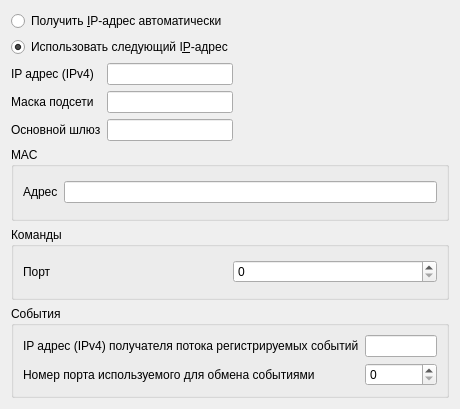
<?xml version="1.0" encoding="UTF-8"?>
<ui version="4.0">
 <class>PET_net_config_page</class>
 <widget class="QWidget" name="PET_net_config_page">
  <property name="geometry">
   <rect>
    <x>0</x>
    <y>0</y>
    <width>460</width>
    <height>409</height>
   </rect>
  </property>
  <property name="windowTitle">
   <string>Form</string>
  </property>
  <layout class="QVBoxLayout" name="verticalLayout">
   <item>
    <layout class="QHBoxLayout" name="horizontalLayout">
     <item>
      <layout class="QVBoxLayout" name="verticalLayout_3">
       <item>
        <widget class="QRadioButton" name="rb_dhcp">
         <property name="text">
          <string>Получить &amp;IP-адрес автоматически</string>
         </property>
        </widget>
       </item>
       <item>
        <widget class="QRadioButton" name="rb_handmade">
         <property name="text">
          <string>Использовать следующий I&amp;P-адрес</string>
         </property>
         <property name="checked">
          <bool>true</bool>
         </property>
        </widget>
       </item>
       <item>
        <layout class="QGridLayout" name="gridLayout_2">
         <item row="0" column="1">
          <widget class="QLineEdit" name="le_ip_addr"/>
         </item>
         <item row="1" column="1">
          <widget class="QLineEdit" name="le_netmask"/>
         </item>
         <item row="2" column="1">
          <widget class="QLineEdit" name="le_gateway"/>
         </item>
         <item row="0" column="0">
          <widget class="QLabel" name="label_2">
           <property name="text">
            <string>IP адрес (IPv4)</string>
           </property>
          </widget>
         </item>
         <item row="1" column="0">
          <widget class="QLabel" name="label_3">
           <property name="text">
            <string>Маска подсети</string>
           </property>
          </widget>
         </item>
         <item row="2" column="0">
          <widget class="QLabel" name="label_4">
           <property name="text">
            <string>Основной шлюз</string>
           </property>
          </widget>
         </item>
        </layout>
       </item>
      </layout>
     </item>
     <item>
      <spacer name="horizontalSpacer">
       <property name="orientation">
        <enum>Qt::Horizontal</enum>
       </property>
       <property name="sizeHint" stdset="0">
        <size>
         <width>40</width>
         <height>20</height>
        </size>
       </property>
      </spacer>
     </item>
    </layout>
   </item>
   <item>
    <widget class="QGroupBox" name="groupBox">
     <property name="title">
      <string>MAC</string>
     </property>
     <layout class="QVBoxLayout" name="verticalLayout_2">
      <item>
       <layout class="QHBoxLayout" name="horizontalLayout_2">
        <item>
         <widget class="QLabel" name="label_5">
          <property name="text">
           <string>Адрес</string>
          </property>
         </widget>
        </item>
        <item>
         <widget class="QLineEdit" name="le_mac_addr"/>
        </item>
       </layout>
      </item>
     </layout>
    </widget>
   </item>
   <item>
    <widget class="QGroupBox" name="groupBox_2">
     <property name="title">
      <string>Команды</string>
     </property>
     <layout class="QVBoxLayout" name="verticalLayout_4">
      <item>
       <layout class="QHBoxLayout" name="horizontalLayout_3">
        <item>
         <widget class="QLabel" name="label_6">
          <property name="text">
           <string>Порт</string>
          </property>
         </widget>
        </item>
        <item>
         <widget class="QSpinBox" name="sb_cmd_port"/>
        </item>
       </layout>
      </item>
     </layout>
    </widget>
   </item>
   <item>
    <widget class="QGroupBox" name="groupBox_3">
     <property name="title">
      <string>События</string>
     </property>
     <layout class="QVBoxLayout" name="verticalLayout_5">
      <item>
       <layout class="QGridLayout" name="gridLayout">
        <item row="2" column="1">
         <widget class="QSpinBox" name="sb_event_port"/>
        </item>
        <item row="2" column="0">
         <widget class="QLabel" name="label_7">
          <property name="text">
           <string>Номер порта используемого для обмена событиями</string>
          </property>
         </widget>
        </item>
        <item row="0" column="0">
         <widget class="QLabel" name="label_8">
          <property name="text">
           <string>IP адрес (IPv4) получателя потока регистрируемых событий</string>
          </property>
         </widget>
        </item>
        <item row="0" column="1">
         <widget class="QLineEdit" name="le_event_addr"/>
        </item>
       </layout>
      </item>
     </layout>
    </widget>
   </item>
  </layout>
 </widget>
 <resources/>
 <connections/>
</ui>
